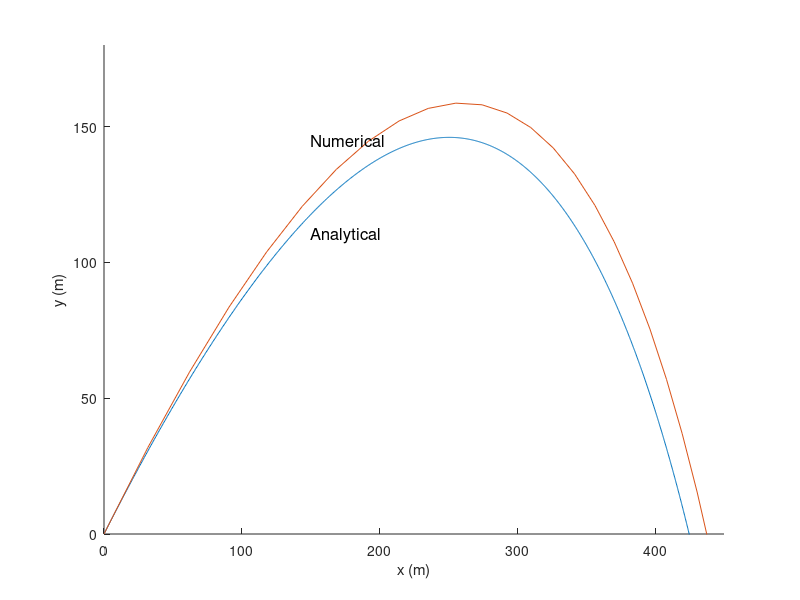

The MATLAB script that drew this image:
clear all;
clc;
a=pi/4;
k=0.1;
dt=0.5;
g=9.8;
vx(1)=90*cos(a);
vy(1)=90*sin(a);
x1(1)=0;
y1(1)=0;
x2(1)=0;
y2(1)=0;
hold on;
axis([0,450,0,180]);
for i=1:1:11000
    x2(i+1)=-1/k*vx(1)*exp(-k*0.01*i)+vx(1)/k;
    y2(i+1)=-1/k*(1/k*g*(exp(-k*0.01*i)-1)+vy(1)*(exp(-k*0.01*i)-1)+g*(0.01*i));
end
plot(x2,y2);
for i=1:1:220
    vx(i+1)=vx(i)-k*vx(i)*dt;
    vy(i+1)=vy(i)-(g+k*vy(i))*dt;
    x1(i+1)=x1(i)+vx(i)*dt;
    y1(i+1)=y1(i)+vy(i)*dt;
end
plot(x1,y1);
txt1 = text(150,145,'Numerical','fontsize',12);
txt2 = text(150,110,'Analytical','fontsize',12);
xlabel('x (m)');
ylabel('y (m)');